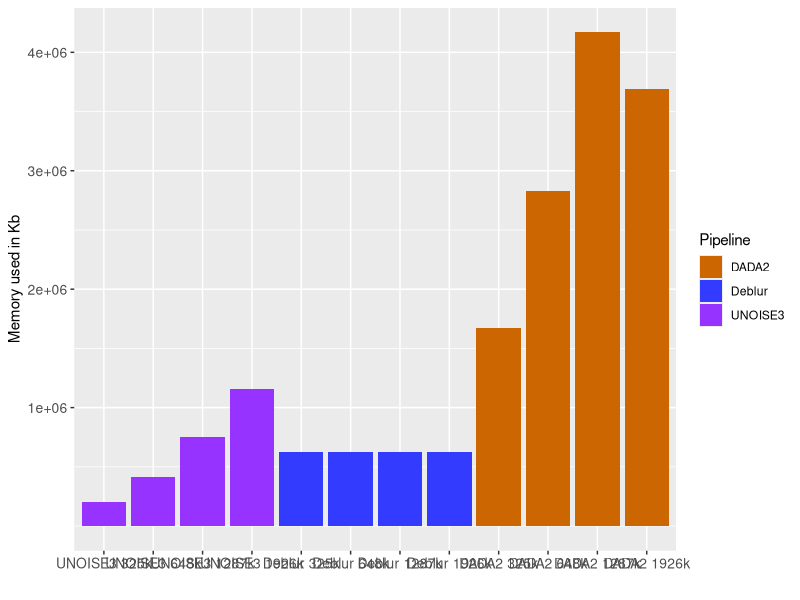

The R script that drew this image:
#used to plot memory usage foor each pipeline

library(ggplot2)

setwd("~/GitHub_Repos/Denoiser Comparison/Data_Analysis/Time/")

MasterTable <- read.table("Blueberry_time_data.tsv", sep="\t", header=T)

#get Deblur memory
deblur_memory <- MasterTable[grep("Deblur", MasterTable$Pipe),c("Filt", "TimeCMD","Memory.kb.")]
deblur_memory$Pipe <- "Deblur"
#Remove 40k reads as the read depth was deep enough to support this rarefaction
deblur_memory <- deblur_memory[-5,]


#get DADA2 memory

MemoryDataInference <- MasterTable[which(MasterTable$TimeCMD == "timeI"),]
MemoryDataChimera <- MasterTable[which(MasterTable$TimeCMD == "timeCT"),]
rownames(MemoryDataInference) <- paste(MemoryDataInference$Filt, MemoryDataInference$Pipe, sep="_")
rownames(MemoryDataChimera) <- paste(MemoryDataChimera$Filt, MemoryDataChimera$Pipe, sep="_")
dada2_memory <- MemoryDataInference

dada2_memory <- dada2_memory[,-c(4,5)]
dada2_memory <- dada2_memory[-5,]
dada2_memory$Pipe <- "DADA2"

#get UNOISE memory


MemoryDataD <- MasterTable[which(MasterTable$TimeCMD == "Dtime"),]
MemoryDataUni <- MasterTable[which(MasterTable$TimeCMD == "Unitime"),]
rownames(MemoryDataD) <- paste(MemoryDataD$Filt, MemoryDataD$Pipe, sep="_")
rownames(MemoryDataUni) <- paste(MemoryDataUni$Filt, MemoryDataUni$Pipe, sep="_")
Unoise_Memory <- MemoryDataUni
Unoise_Memory <- Unoise_Memory[,-c(4,5)]
Unoise_Memory <- Unoise_Memory[-5,]
Unoise_Memory$Pipe <- "UNOISE3"

#Make one large table
recombined_Memory <- rbind(deblur_memory, dada2_memory, Unoise_Memory)
colnames(recombined_Memory)[4] <- "Pipeline"

#set the bar order
orders <- c("UNOISE3 325k", "UNOISE3 648k", "UNOISE3 1287k", "UNOISE3 1926k", 
            "Deblur 325k", "Deblur 648k", "Deblur 1287k", "Deblur 1926k",
            "DADA2 325k", "DADA2 648k", "DADA2 1287k", "DADA2 1926k")
#rename column to be used as labels in graph
recombined_Memory$Filt <- paste(recombined_Memory$Pipe, c("325k", "648k", "1287k", "1926k"), sep = " ")
group.colors <- c(Deblur = "#333BFF", DADA2 = "#CC6600", UNOISE3 = "#9633FF")
recombined_Memory$Filt <- factor(recombined_Memory$Filt, levels = orders)

#make the plot
Memoryplot <- ggplot(recombined_Memory, aes(x= Filt, y=Memory.kb., fill=Pipeline)) + geom_bar(stat = "identity") + scale_fill_manual(values=group.colors) +
  xlab("") + theme(axis.text = element_text(size=10)) + ylab("Memory used in Kb") + scale_y_continuous(breaks=c(1000000,2000000,3000000,4000000,5000000))
Memoryplot
